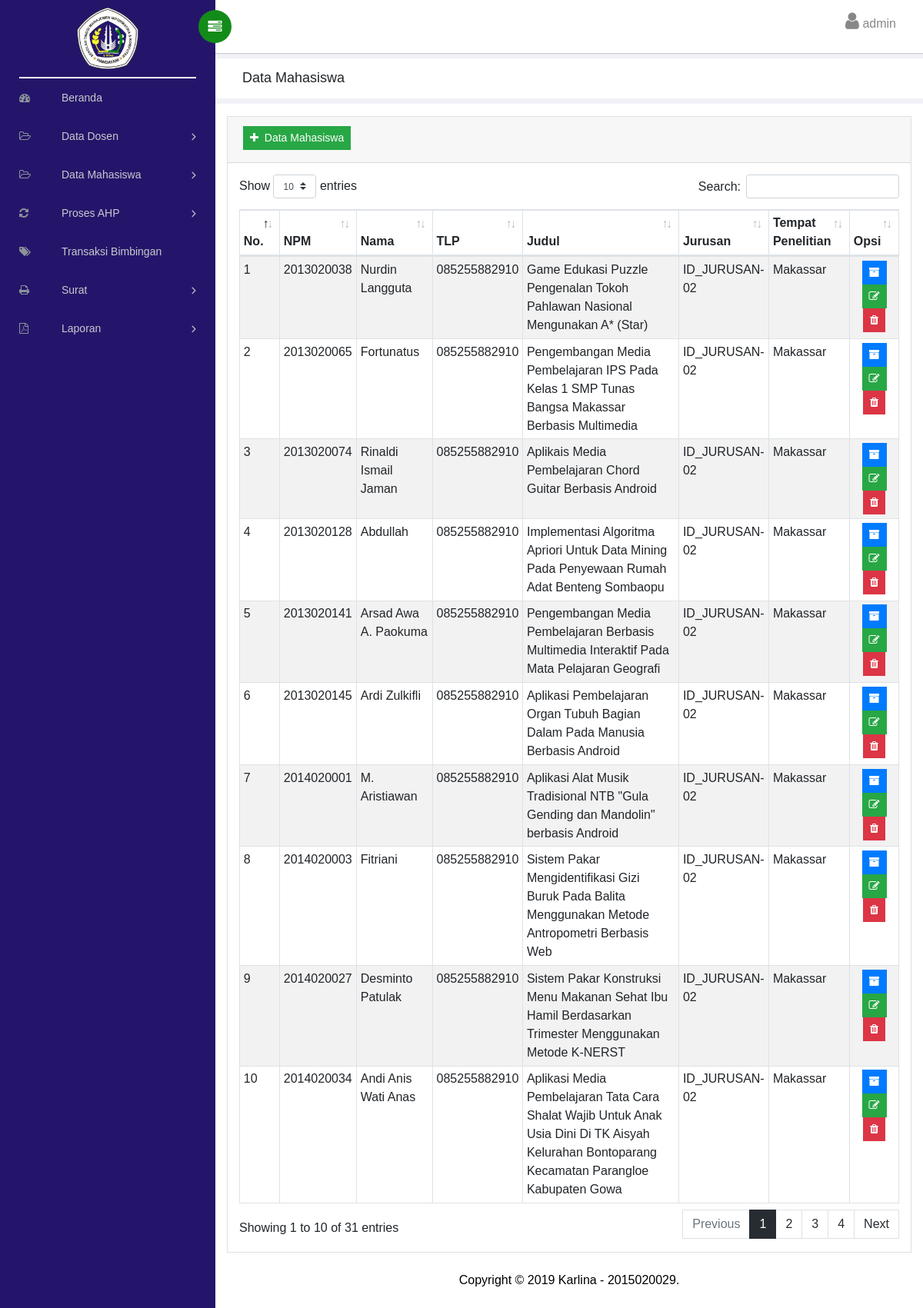
/view/admin/dtmhs.php (signed in), run on the app's committed database.
### tables this page shows
CREATE TABLE `tb_datamhs`  (
  `npm` varchar(12) NOT NULL,
  `nama_mahasiswa` varchar(30) NOT NULL,
  `tlp` varchar(13) NOT NULL,
  `judul` text NOT NULL,
  `jurusan` varchar(20) NOT NULL,
  `tempat_penelitian` varchar(50) NOT NULL,
  PRIMARY KEY (`npm`) USING BTREE,
  INDEX `jurusan`(`jurusan`) USING BTREE
);

### view/admin/dtmhs.php (the view, shortened to what this page needs)
<?php include_once 'atribut/head.php'; ?>
<?php include_once 'atribut/menu.php'; ?>
<div class="breadcrumbs">
	<div class="col-sm-4">
		<div class="page-header float-left">
			<div class="page-title">
				<h1>Data Mahasiswa</h1>
			</div>
		</div>
	</div>
</div>
<div class="content mt-3">
	<div class="animated fadeIn">
		<div class="row">
			<div class="col-md-12">
				<div class="card">
					<div class="card-header">
						<button type="button" class="btn btn-success btn-sm mb-1" data-toggle="modal" data-target="#modalTambah"><i class="fa fa-plus"></i>&nbsp; Data Mahasiswa</button>
					</div>
					<div class="card-body">
						<table id="bootstrap-data-table-export" class="table table-striped table-bordered table-sm">
							<thead>
								<tr>
									<th>No.</th>
									<th>NPM</th>
									<th>Nama</th>
									<th>TLP</th>
									<th>Judul</th>
									<th>Jurusan</th>
									<th>Tempat Penelitian</th>
									<th>Opsi</th>
								</tr>
							</thead>
							<tbody>
								<?php
								$no  = 1;
								$sql = "SELECT * FROM tb_datamhs";
								$qry = mysqli_query($koneksi, $sql);
								while ($tb_datamhs = mysqli_fetch_array($qry, MYSQLI_ASSOC)){
									?>
									<tr>
										<td><?php echo $no++; ?></td>
										<td><?php echo $tb_datamhs['npm']; ?></td>
										<td><?php echo $tb_datamhs['nama_mahasiswa']; ?></td>
										<td><?php echo $tb_datamhs['tlp']; ?></td>
										<td><?php echo $tb_datamhs['judul']; ?></td>
										<td><?php echo $tb_datamhs['jurusan']; ?></td>
										<td><?php echo $tb_datamhs['tempat_penelitian']; ?></td>
										<td align="center">
											<a href="dtmhsdetail.php?id=<?php echo $tb_datamhs['npm']; ?>" title="Detail" class="btn btn-primary btn-sm"> <i class="fa fa-archive"></i> </a>
											<a href="dtmhsedit.php?id=<?php echo $tb_datamhs['npm']; ?>" title="Ubah" class="btn btn-success btn-sm"> <i class="fa fa-edit"></i> </a>
											<a href="dtmhshapus.php?id=<?php echo $tb_datamhs['npm']; ?>" title="Hapus" class="btn btn-danger btn-sm" onclick="return confirm('Yakin menghapus ?')"> <i class="fa fa-trash"></i> </a>
										</td>
									</tr>
								<?php }?>
							</tbody>
						</table>
					</div>
				</div>
			</div>
		</div>
	</div>
</div>
<?php include_once 'atribut/foot.php'; ?>

### data on the page
tb_datamhs: npm "2013020038", nama_mahasiswa "Nurdin Langguta", tlp "085255882910", judul "Game Edukasi Puzzle Pengenalan Tokoh Pahlawan Nasional Mengunakan A* (Star)", jurusan "ID_JURUSAN-02", tempat_penelitian "Makassar"
tb_datamhs: npm "2013020065", nama_mahasiswa "Fortunatus", tlp "085255882910", judul "Pengembangan Media Pembelajaran IPS Pada Kelas 1 SMP Tunas Bangsa Makassar Berbasis Multimedia", jurusan "ID_JURUSAN-02", tempat_penelitian "Makassar"
tb_datamhs: npm "2013020074", nama_mahasiswa "Rinaldi Ismail Jaman", tlp "085255882910", judul "Aplikais Media Pembelajaran Chord Guitar Berbasis Android", jurusan "ID_JURUSAN-02", tempat_penelitian "Makassar"
tb_datamhs: npm "2013020128", nama_mahasiswa "Abdullah", tlp "085255882910", judul "Implementasi Algoritma Apriori Untuk Data Mining Pada Penyewaan Rumah Adat Benteng Sombaopu", jurusan "ID_JURUSAN-02", tempat_penelitian "Makassar"
tb_datamhs: npm "2013020141", nama_mahasiswa "Arsad Awa A. Paokuma", tlp "085255882910", judul "Pengembangan Media Pembelajaran Berbasis Multimedia Interaktif Pada Mata Pelajaran Geografi", jurusan "ID_JURUSAN-02", tempat_penelitian "Makassar"
tb_datamhs: npm "2013020145", nama_mahasiswa "Ardi Zulkifli", tlp "085255882910", judul "Aplikasi Pembelajaran Organ Tubuh Bagian Dalam Pada Manusia Berbasis Android", jurusan "ID_JURUSAN-02", tempat_penelitian "Makassar"
tb_datamhs: npm "2014020001", nama_mahasiswa "M. Aristiawan", tlp "085255882910", judul "Aplikasi Alat Musik Tradisional NTB \"Gula Gending dan Mandolin\" berbasis Android", jurusan "ID_JURUSAN-02", tempat_penelitian "Makassar"
tb_datamhs: npm "2014020003", nama_mahasiswa "Fitriani", tlp "085255882910", judul "Sistem Pakar Mengidentifikasi Gizi Buruk Pada Balita Menggunakan Metode Antropometri Berbasis Web", jurusan "ID_JURUSAN-02", tempat_penelitian "Makassar"
tb_datamhs: npm "2014020027", nama_mahasiswa "Desminto Patulak", tlp "085255882910", judul "Sistem Pakar Konstruksi Menu Makanan Sehat Ibu Hamil Berdasarkan Trimester Menggunakan Metode K-NERST", jurusan "ID_JURUSAN-02", tempat_penelitian "Makassar"
tb_datamhs: npm "2014020034", nama_mahasiswa "Andi Anis Wati Anas", tlp "085255882910", judul "Aplikasi Media Pembelajaran Tata Cara Shalat Wajib Untuk Anak Usia Dini Di TK Aisyah Kelurahan Bontoparang Kecamatan Parangloe Kabupaten Gowa", jurusan "ID_JURUSAN-02", tempat_penelitian "Makassar"

### other printed values
$_SESSION["inpnpm"] "admin"
